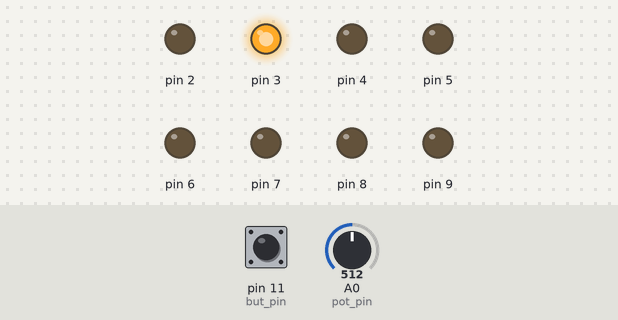
Simulated run of this sketch. Board: Arduino Uno, built with avr-gcc and run on an emulated ATmega328P. On the bench: output pins drawn as LEDs (lit = HIGH). Dashed ring = blinking. Inputs (shaded band) come from the test bench; at power-on: A0 (pot_pin) = 512, pin 11 (but_pin) LOW.

Above: at 1.2 s.
1.3 s: A0 (pot_pin) set to 122
At 3.42 s:
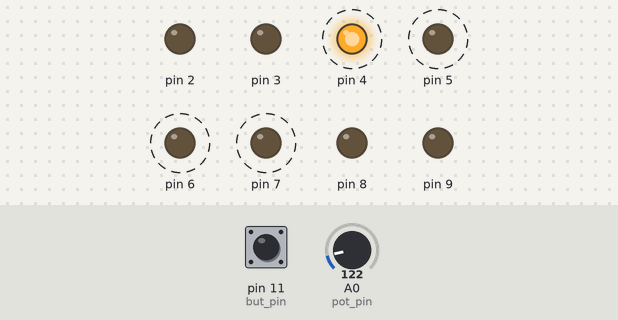
4.3 s: A0 (pot_pin) set to 306
At 4.55 s:
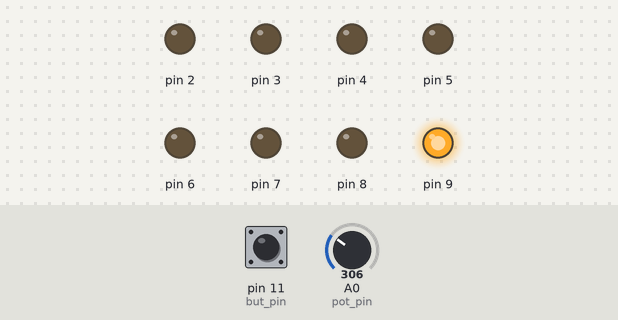
7.3 s: A0 (pot_pin) set to 343
At 10.2 s:
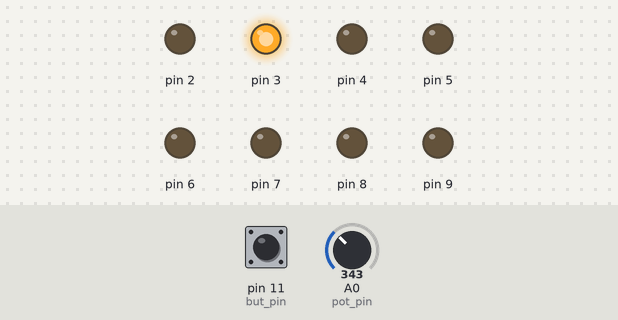
10.3 s: A0 (pot_pin) set to 371
12.2 s: A0 (pot_pin) set to 511
At 15.0 s:
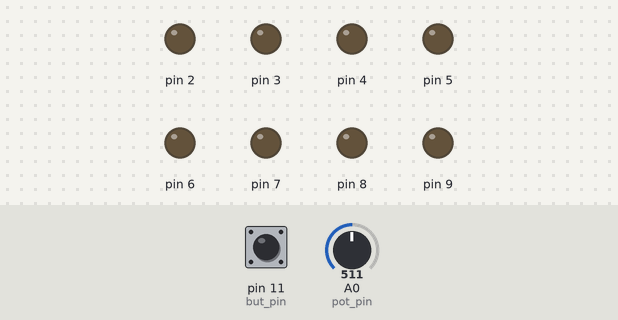
15.2 s: pin 11 (but_pin) pulled HIGH for 0.15 s
At 16.2 s:
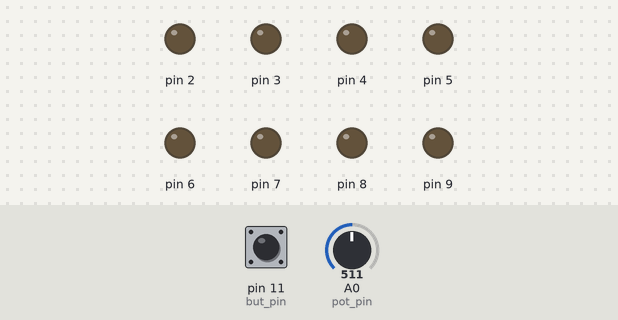
Timing chart, 0 to 17.8 s (numbered marks = the images above; inputs shaded):
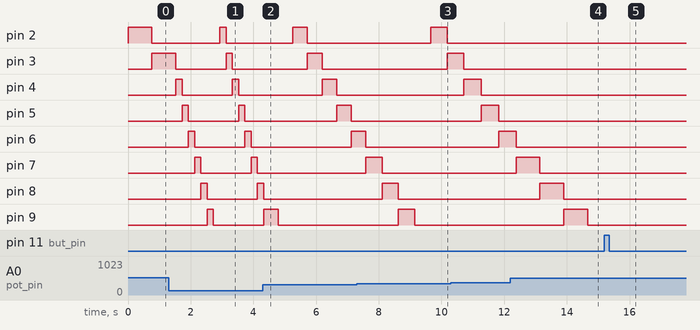

The sketch:

cod.ino
```cpp
// Variáveis

#define but_pin 11
#define pot_pin A0

int potValue = 0;
int potTime = 0;

unsigned long time_now = 0;
unsigned long alarm_led = 0;
int delay_led = 0;

int cont = 1;

int butState = LOW;
int Previous_butState = 0;
int sentido = 1;

void setup()
{
  // Modo dos componentes
  pinMode(2, OUTPUT);
  pinMode(3, OUTPUT);
  pinMode(4, OUTPUT);
  pinMode(5, OUTPUT);
  pinMode(6, OUTPUT);
  pinMode(7, OUTPUT);
  pinMode(8, OUTPUT);
  pinMode(9, OUTPUT);
  pinMode(but_pin, INPUT);
}

void loop()
{
  // Tempo atual
  time_now = millis();

  // Potenciômetro
  potValue = analogRead(pot_pin);
  potTime = map(potValue, 0, 1023, 50, 3000);
  delay_led = potTime/2;

  // Botão
  butState = digitalRead(but_pin);
  if(butState == HIGH && Previous_butState == LOW){
    sentido = !sentido;
  }
  Previous_butState = butState;

  // Delay
  if(time_now >= alarm_led)
  {
    alarm_led += delay_led;
    digitalWrite(cont, LOW);

    // Esquerda pra Direita
    if(sentido == 1){
      cont += 1;
      if(cont==10)
      {
        cont = 1;
      }
    }

    // Direita pra Esquerda
    if(sentido == 0){
      cont -= 1;
      if(cont==1)
      {
        cont = 10;
      }
    }

  digitalWrite(cont, HIGH);

  }

}
```

Measured:
- after the input at 1.3 s, pin 2: LOW → HIGH after 1.6 s, → LOW 0.20 s later; pin 8: LOW → HIGH after 1.0 s, → LOW 0.20 s later, → HIGH 1.6 s later; pin 9: LOW → HIGH after 1.2 s, → LOW 0.20 s later
- after the input at 4.3 s, pin 7: stays LOW (without the input it goes to HIGH after 1.4 s); pin 8: goes on until 4.3 s, then stays LOW
- after the input at 7.3 s, pin 3: LOW → HIGH after 2.9 s instead of 2.6 s
- after the input at 12.2 s, pin 2: stays LOW (without the input it goes to HIGH after 2.4 s); pin 3: stays LOW (without the input it goes to HIGH after 3.0 s)
- after the input at 15.2 s, pin 2: stays LOW (without the input it goes to HIGH after 0.22 s); pin 3: stays LOW (without the input it goes to HIGH after 0.98 s); pin 4: stays LOW (without the input it goes to HIGH after 1.7 s); pin 5: stays LOW (without the input it goes to HIGH after 2.5 s)
- by itself, pin 7: alternates HIGH for 0.20 s and LOW for 1.6 s
